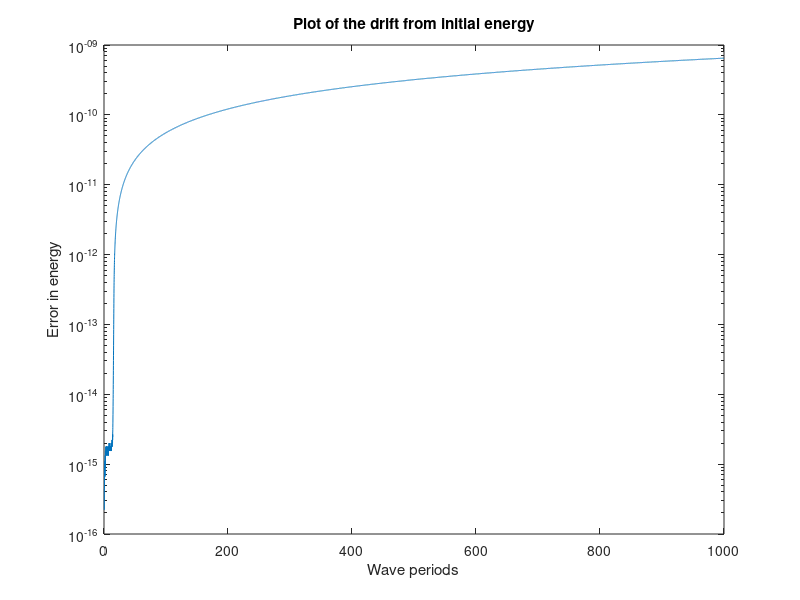

MATLAB code for this plot:
clc
close all


T = dlmread('energy_1000_periods_fv_16_16.txt');
figure 
set(gca,'fontsize', 18)
semilogy( T(:,1), T(:,2))
title('Plot of the drift from initial energy')
xlabel('Wave periods')
ylabel('Error in energy')